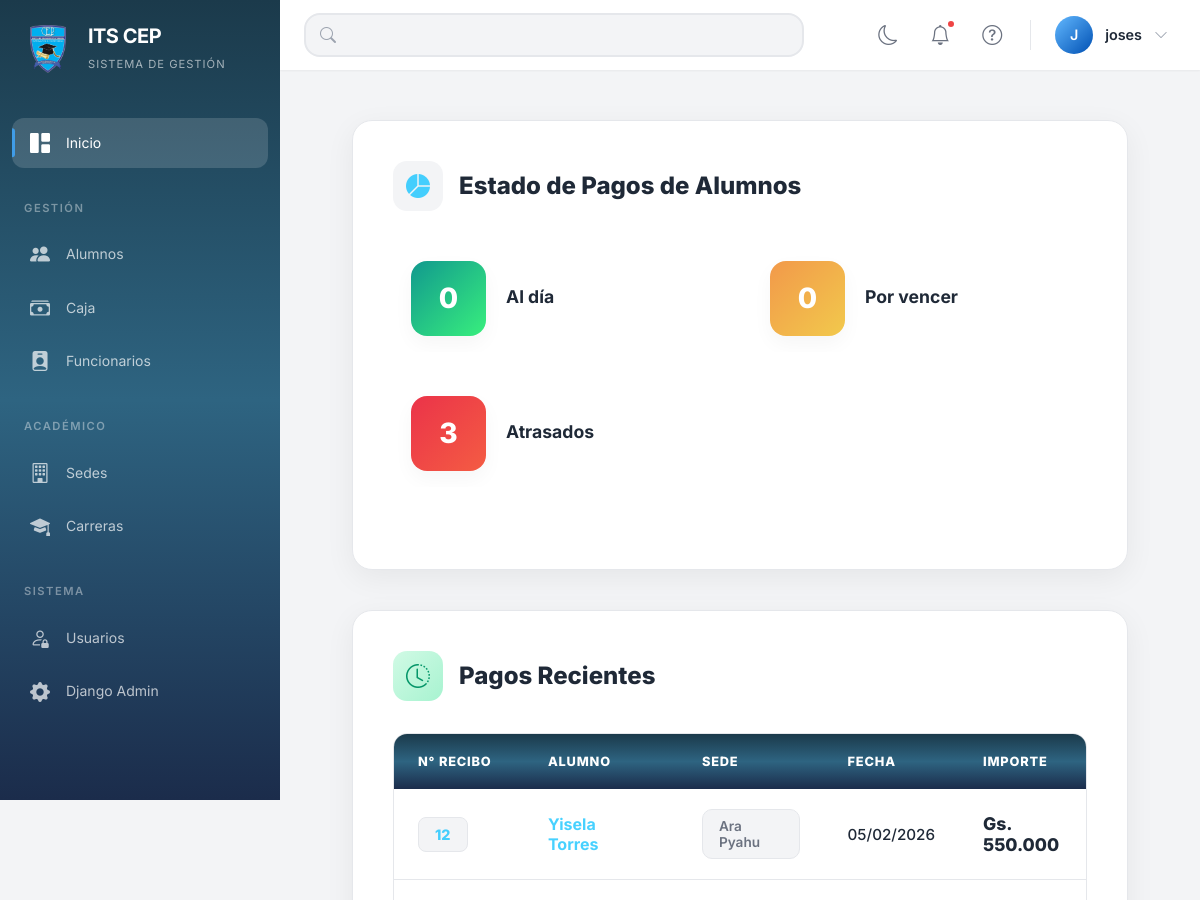
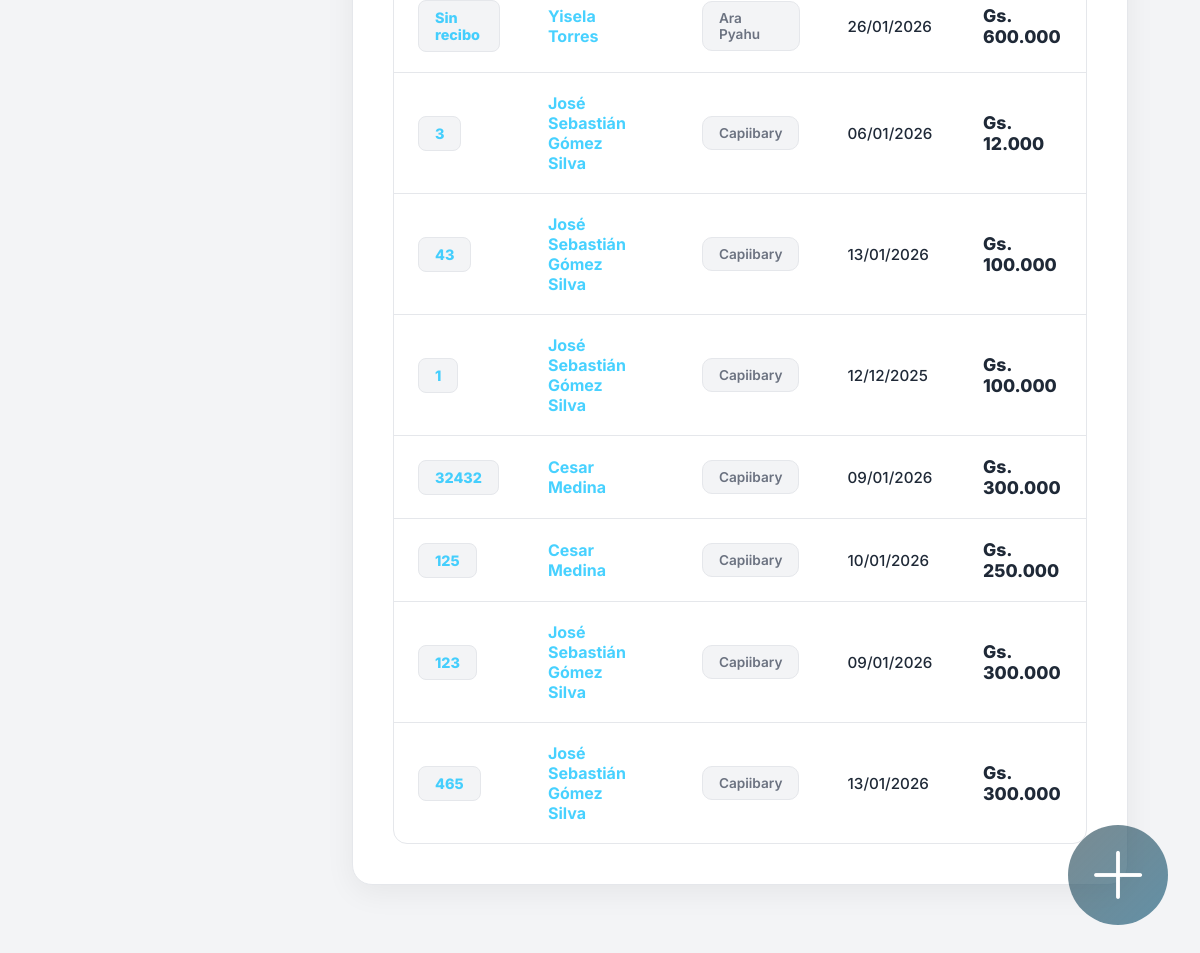
The app's page / (signed in), older data (2 pictures, top to bottom).
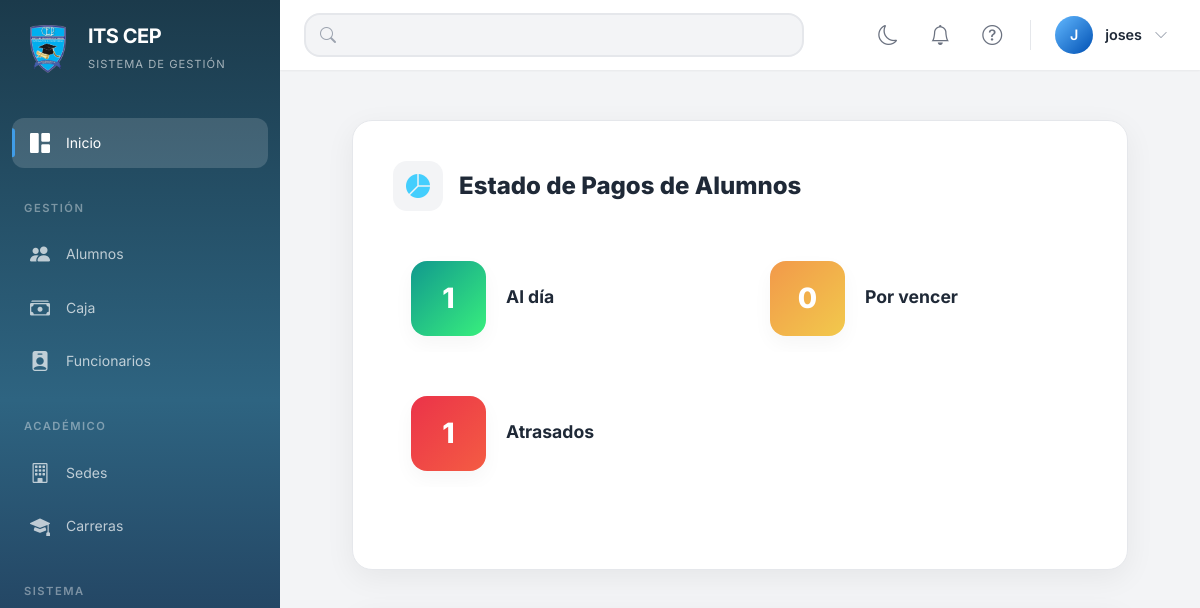
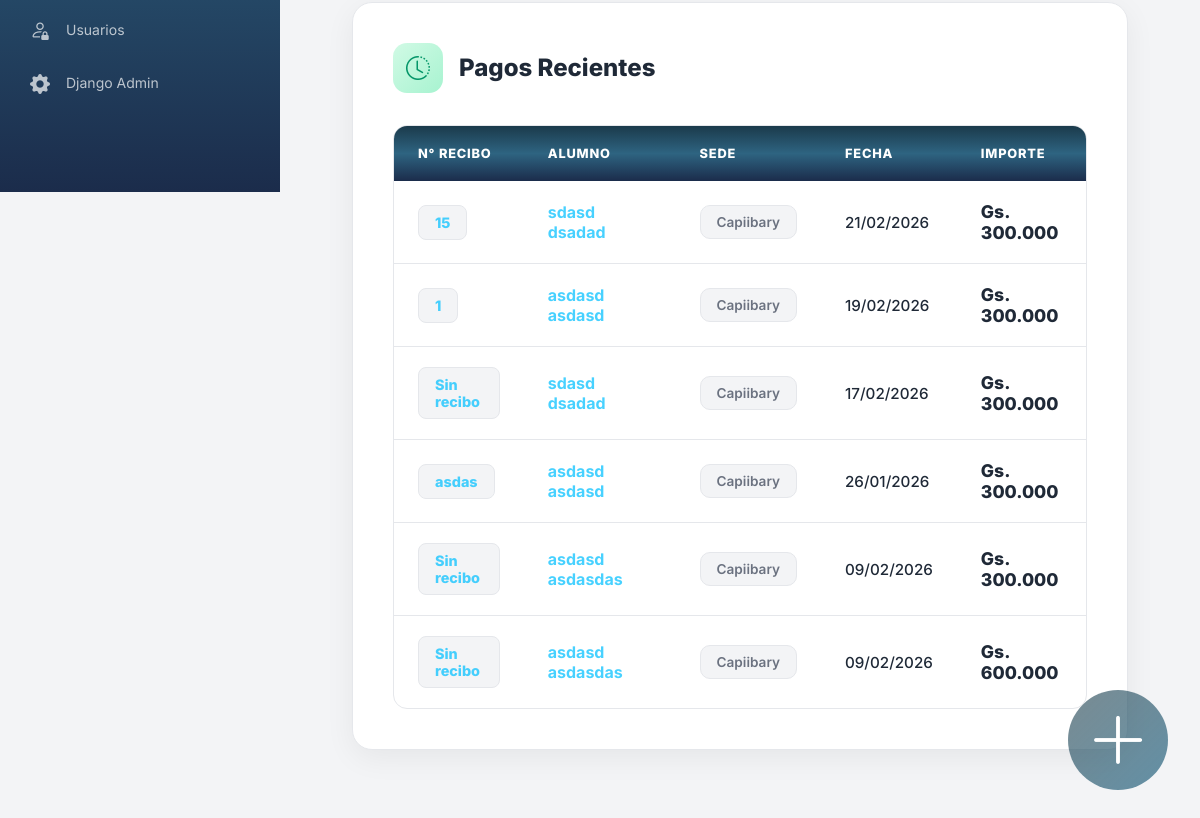
The same page, newer data (2 pictures, top to bottom).
### sysapp/models.py (models this page shows, shortened)
class Pago(models.Model):
    uuid = models.UUIDField(default=uuid.uuid4, editable=False, unique=True)
    sede = models.ForeignKey(Sede, on_delete=models.CASCADE, related_name='pagos', verbose_name="Sede")
    alumno = models.ForeignKey(Alumno, on_delete=models.CASCADE, related_name='pagos', verbose_name="Alumno", null=True, blank=True)
    carrera = models.ForeignKey(Carrera, on_delete=models.SET_NULL, related_name='pagos', verbose_name="Carrera", null=True, blank=True)
    numero_recibo = models.CharField(max_length=50, unique=True, null=True, blank=True, verbose_name="Nº de Recibo")
    foto_recibo = models.ImageField(upload_to=path_comprobante_pago, blank=True, null=True, verbose_name="Foto del Recibo")
    fecha = models.DateField(default=timezone.now, verbose_name="Fecha")
    recibido_de = models.CharField(max_length=200, verbose_name="Recibido de", blank=True, null=True)
    suma_de = models.DecimalField(max_digits=10, decimal_places=0, verbose_name="La suma de", blank=True, null=True)
    concepto = models.TextField(verbose_name="En concepto de")
    curso = models.CharField(max_length=100, verbose_name="Curso", blank=True, null=True)
    valido_hasta = models.DateField(null=True, blank=True, verbose_name="Válido hasta")
    fecha_vencimiento = models.DateField(verbose_name="Fecha de Vencimiento", null=True, blank=True)
    numero_cuota = models.CharField(max_length=50, verbose_name="Nº de Cuota", null=True, blank=True)
    importe_total = models.DecimalField(max_digits=10, decimal_places=0, verbose_name="Importe Total")
    recibido_por = models.CharField(max_length=200, verbose_name="Recibido por", blank=True, null=True)
    es_matricula = models.BooleanField(default=False, verbose_name="Es Matrícula")
    METODO_PAGO_CHOICES = [('EFECTIVO', 'Efectivo'), ('TRANSFERENCIA', 'Transferencia')]
    metodo_pago = models.CharField(max_length=20, choices=METODO_PAGO_CHOICES, default='EFECTIVO', verbose_name="Método de Pago")
    puntos = models.IntegerField(default=0, validators=[MinValueValidator(0)], verbose_name="Puntos")
    fecha_creacion = models.DateTimeField(auto_now_add=True, verbose_name="Fecha de Creación")
    foto_comprobante = models.ImageField(upload_to=path_comprobante_pago, blank=True, null=True)
    observaciones = models.TextField(blank=True, null=True)
    nombre_cliente = models.CharField(max_length=200, null=True, blank=True)
    validez_pago = models.DateField(null=True, blank=True)
    monto_unitario = models.DecimalField(max_digits=10, decimal_places=0, null=True, blank=True)
    cantidad_cuotas = models.IntegerField(null=True, blank=True, default=1)
    usuario_registro = models.ForeignKey('auth.User', on_delete=models.SET_NULL, null=True, blank=True)
    cuenta_bancaria = models.ForeignKey(
        'CuentaBancaria', on_delete=models.SET_NULL, null=True, blank=True,
        related_name='pagos', verbose_name="Cuenta bancaria destino"
    )
    class Meta:
        ordering = ['-fecha', '-id']
        verbose_name = "Pago"
        verbose_name_plural = "Pagos"

class Alumno(models.Model):
    uuid = models.UUIDField(default=uuid.uuid4, editable=False, unique=True)
    sede = models.ForeignKey(Sede, on_delete=models.CASCADE, related_name='alumnos')
    carrera = models.ForeignKey(Carrera, on_delete=models.CASCADE, related_name='alumnos')
    nombre = models.CharField(max_length=100)
    apellido = models.CharField(max_length=100)
    cedula = models.CharField(max_length=20, blank=True, null=True)
    fecha_nacimiento = models.DateField(blank=True, null=True)
    telefono = models.CharField(max_length=20, blank=True, null=True)
    fecha_inicio = models.DateField(blank=True, null=True)
    curso_actual = models.IntegerField(blank=True, null=True)
    contacto_emergencia_nombre = models.CharField(max_length=100, blank=True, null=True)
    contacto_emergencia_telefono = models.CharField(max_length=20, blank=True, null=True)
    contacto_emergencia_relacion = models.CharField(max_length=50, blank=True, null=True)
    activo = models.BooleanField(default=True)
    fecha_registro = models.DateTimeField(auto_now_add=True, verbose_name="Fecha de Registro")
    class Meta:
        verbose_name = "Alumno"
        verbose_name_plural = "Alumnos"
        ordering = ['apellido', 'nombre']
    @property
    def nombre_completo(self):
        return f"{self.nombre} {self.apellido}"
    @property
    def estado_pagos(self):
        ultimo_pago = self.pagos.order_by('-fecha_vencimiento').first()
        if not ultimo_pago:
            return 'SIN_PAGOS'
        if not ultimo_pago.fecha_vencimiento:
            return 'SIN_FECHA_VENCIMIENTO'
        hoy = timezone.now().date()
        try:
            diferencia = (ultimo_pago.fecha_vencimiento - hoy).days
        except (TypeError, AttributeError):
            return 'ERROR_FECHA'
        if diferencia >= 0:
            return 'AL_DIA'
        elif diferencia >= -3:
            return 'CERCANO_VENCIMIENTO'
        else:
            return 'ATRASADO'

class Sede(models.Model):
    nombre = models.CharField(max_length=200, verbose_name="Nombre")
    direccion = models.TextField(verbose_name="Dirección")
    telefono = models.CharField(max_length=20, verbose_name="Teléfono")
    activa = models.BooleanField(default=True, verbose_name="Activa")
    fecha_creacion = models.DateTimeField(auto_now_add=True, verbose_name="Fecha de Creación")
    class Meta:
        verbose_name = "Sede"
        verbose_name_plural = "Sedes"
        ordering = ['nombre']

### sysapp/views.py (the view)
# urls.py: path('', views.dashboard, name='dashboard'),
@login_required
def dashboard(request):
    hoy = timezone.now().date()
    total_alumnos      = Alumno.objects.filter(activo=True).count()
    total_funcionarios = Funcionario.objects.filter(activo=True).count()
    total_carreras     = Carrera.objects.filter(activa=True).count()
    total_sedes        = Sede.objects.filter(activa=True).count()
    pagos_hoy     = Pago.objects.filter(fecha=hoy)
    ingresos_hoy  = pagos_hoy.aggregate(Sum('importe_total'))['importe_total__sum'] or 0
    alumnos_activos      = Alumno.objects.filter(activo=True)
    alumnos_al_dia       = sum(1 for a in alumnos_activos if a.estado_pagos == 'AL_DIA')
    alumnos_por_vencer   = sum(1 for a in alumnos_activos if a.estado_pagos == 'CERCANO_VENCIMIENTO')
    alumnos_atrasados    = sum(1 for a in alumnos_activos if a.estado_pagos == 'ATRASADO')
    pagos_recientes = Pago.objects.select_related('alumno', 'sede', 'carrera').order_by('-fecha_creacion')[:10]
    return render(request, 'inicio.html', {
        'total_alumnos':       total_alumnos,
        'total_funcionarios':  total_funcionarios,
        'total_carreras':      total_carreras,
        'total_sedes':         total_sedes,
        'ingresos_hoy':        ingresos_hoy,
        'cantidad_pagos_hoy':  pagos_hoy.count(),
        'alumnos_al_dia':      alumnos_al_dia,
        'alumnos_por_vencer':  alumnos_por_vencer,
        'alumnos_atrasados':   alumnos_atrasados,
        'pagos_recientes':     pagos_recientes,
    })

### sysapp/templatetags/custom_filters.py (called while the page is built)
@register.filter(name='formato_guaranies')
def formato_guaranies(value):
    try:
        value = int(float(value))
        value_str = str(value)
        negative = value < 0
        if negative:
            value_str = value_str[1:]
        result = []
        for i, digit in enumerate(reversed(value_str)):
            if i > 0 and i % 3 == 0:
                result.append('.')
            result.append(digit)
        formatted = ''.join(reversed(result))
        if negative:
            formatted = '-' + formatted
        return formatted
    except (ValueError, TypeError):
        return value

### sysapp/templates/inicio.html (shortened to what this page needs)
{% extends 'base.html' %}
{% load static %}
{% load custom_filters %}
{% block content %}
<link rel="stylesheet" href="{% static 'css/dashboard.css' %}">
<div class="dashboard-container">
    <div class="payment-status-card animate-fade-in mt-5">
        <div class="section-header">
            <div class="section-icon">
                <i class="bi bi-pie-chart-fill"></i>
            </div>
            <h5>Estado de Pagos de Alumnos</h5>
        </div>
        <div class="status-grid">
            <a href="{% url 'lista_alumnos' %}?estado=AL_DIA" class="status-item">
                <div class="status-badge al-dia">
                    {{ alumnos_al_dia|default:"0" }}
                </div>
                <div class="status-info">
                    <h6>Al día</h6>
                </div>
            </a>
            <a href="{% url 'lista_alumnos' %}?estado=CERCANO_VENCIMIENTO" class="status-item">
                <div class="status-badge por-vencer">
                    {{ alumnos_por_vencer|default:"0" }}
                </div>
                <div class="status-info">
                    <h6>Por vencer</h6>
                </div>
            </a>
            <a href="{% url 'lista_alumnos' %}?estado=ATRASADO" class="status-item">
                <div class="status-badge atrasado">
                    {{ alumnos_atrasados|default:"0" }}
                </div>
                <div class="status-info">
                    <h6>Atrasados</h6>
                </div>
            </a>
        </div>
    </div>
    <div class="recent-payments-card animate-fade-in">
        <div class="card-header-custom">
            <div class="section-header">
                <div class="section-icon" style="background: linear-gradient(135deg, #d1fae5 0%, #a7f3d0 100%); color: #059669;">
                    <i class="bi bi-clock-history"></i>
                </div>
                <h5>Pagos Recientes</h5>
            </div>
        </div>
        <div class="table-container table-responsive-stack">
            <table class="table-modern">
                <thead>
                <tr>
                    <th>N° Recibo</th>
                    <th>Alumno</th>
                    <th>Sede</th>
                    <th>Fecha</th>
                    <th>Importe</th>
                </tr>
                </thead>
                <tbody>
                {% for pago in pagos_recientes %}
                <tr onclick="window.location='{% url 'detalle_pago' pago.uuid %}'">
                    <td data-label="N° Recibo">
                        <span class="recibo-number">{% if pago.numero_recibo %}{{ pago.numero_recibo }}{% else %}Sin recibo{% endif %}</span>
                    </td>
                    <td data-label="Alumno">
                        <a href="{% url 'detalle_alumno' pago.alumno.uuid %}" class="alumno-link">
                            {{ pago.alumno.nombre_completo }}
                        </a>
                    </td>
                    <td data-label="Sede">
                        <span class="sede-badge">
                            {{ pago.sede.nombre }}
                        </span>
                    </td>
                    <td data-label="Fecha" class="fecha-cell">
                        {{ pago.fecha|date:"d/m/Y" }}
                    </td>
                    <td data-label="Importe" class="importe-cell">
                        Gs. {{ pago.importe_total|formato_guaranies }}
                    </td>
                </tr>
                {% endfor %}
                </tbody>
            </table>
        </div>
    </div>
    <div class="fab-container" id="fabContainer">
        <button class="fab-main" id="fabMain" aria-label="Abrir menú de acciones">
            <i class="bi bi-plus-lg"></i>
        </button>
    </div>
</div>
{% endblock %}

### sysapp/templates/base.html (shortened to what the changed rows need)
{% load static %}
<html lang="es">
<head>
    <link href="https://cdn.jsdelivr.net/npm/bootstrap@5.3.0/dist/css/bootstrap.min.css" rel="stylesheet">
    <link rel="stylesheet" href="https://cdn.jsdelivr.net/npm/bootstrap-icons@1.11.0/font/bootstrap-icons.css">
    <link rel="stylesheet" href="{% static 'css/base.css' %}">
    <link rel="stylesheet" href="{% static 'css/responsive_improvements.css' %}">
    <link rel="stylesheet" href="{% static 'css/print.css' %}" media="print">
</head>
<body>
<aside class="sidebar" id="sidebar" aria-label="Menú principal de navegación">
    <div class="sidebar-brand" role="banner">
        <div class="brand-info">
            <h1 class="brand-name">ITS CEP</h1>
        </div>
    </div>
</aside>
<main class="main-content" id="main-content" role="main">
    <header class="top-bar" role="banner">
        <div class="top-bar-right">
            <div class="position-relative d-inline-block">
                <button class="top-bar-btn" id="notificationsToggle" title="Notificaciones" aria-label="Notificaciones" aria-expanded="false" type="button">
                    <i class="bi bi-bell"></i>
                    {% if total_notificaciones > 0 %}
                    <span class="notification-dot" aria-hidden="true"></span>
                    {% endif %}
                </button>
            </div>
        </div>
    </header>
    <div class="content-wrapper animate-fadeIn">
        {% block content %}{% endblock %}
    </div>
</main>
</body>
</html>

Row changes from the older to the newer data that the page shows:
removed Pago: numero_recibo "12", alumno.nombre_completo "Yisela Torres", sede.nombre "Ara Pyahu", fecha "05/02/2026", importe_total "550.000"
removed Pago: shows "Sin recibo", alumno.nombre_completo "Yisela Torres", sede.nombre "Ara Pyahu", fecha "26/01/2026", importe_total "600.000"
removed Pago: numero_recibo "465", alumno.nombre_completo "José Sebastián Gómez Silva", sede.nombre "Capiibary", fecha "13/01/2026", importe_total "300.000"
changed Pago (number 1 of 6 on the later page): numero_recibo "3" → "15"; alumno.nombre_completo "José Sebastián Gómez Silva" → "sdasd dsadad"; fecha "06/01/2026" → "21/02/2026"; importe_total "12.000" → "300.000"
changed Pago (number 2 of 6 on the later page): numero_recibo "43" → "1"; alumno.nombre_completo "José Sebastián Gómez Silva" → "asdasd asdasd"; fecha "13/01/2026" → "19/02/2026"; importe_total "100.000" → "300.000"
changed Pago (number 3 of 6 on the later page): alumno.nombre_completo "José Sebastián Gómez Silva" → "sdasd dsadad"; fecha "12/12/2025" → "17/02/2026"; importe_total "100.000" → "300.000"; numero_recibo "1" → (not shown); now shows "Sin recibo"
changed Pago: numero_recibo "32432" → "asdas"; alumno.nombre_completo "Cesar Medina" → "asdasd asdasd"; fecha "09/01/2026" → "26/01/2026"
changed Pago (number 5 of 6 on the later page): alumno.nombre_completo "Cesar Medina" → "asdasd asdasdas"; fecha "10/01/2026" → "09/02/2026"; importe_total "250.000" → "300.000"; numero_recibo "125" → (not shown); now shows "Sin recibo"
changed Pago (number 6 of 6 on the later page): alumno.nombre_completo "José Sebastián Gómez Silva" → "asdasd asdasdas"; fecha "09/01/2026" → "09/02/2026"; importe_total "300.000" → "600.000"; numero_recibo "123" → (not shown); now shows "Sin recibo"
Text that changed along with them:
{{ alumnos_al_dia|default:"0" }}: "0" → "1"
{{ alumnos_atrasados|default:"0" }}: "3" → "1"
